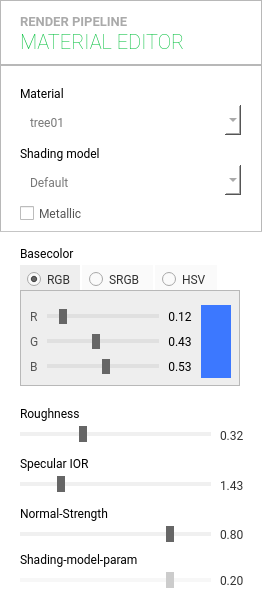
<?xml version="1.0" encoding="UTF-8"?>
<ui version="4.0">
 <class>MainWindow</class>
 <widget class="QMainWindow" name="MainWindow">
  <property name="geometry">
   <rect>
    <x>0</x>
    <y>0</y>
    <width>262</width>
    <height>608</height>
   </rect>
  </property>
  <property name="minimumSize">
   <size>
    <width>262</width>
    <height>608</height>
   </size>
  </property>
  <property name="maximumSize">
   <size>
    <width>262</width>
    <height>5560</height>
   </size>
  </property>
  <property name="windowTitle">
   <string>Render Pipeline Material Editor</string>
  </property>
  <property name="styleSheet">
   <string notr="true">QMainWindow { background: #fff;}
*, QLabel { font-family: Roboto; font-weight: 300; }

QSlider::groove:horizontal {
	border: 0;
	height: 4px;
	background: rgba(0, 0, 0, 15);
}

QSlider::handle:horizonal {
	background: #666;
	width: 8px;
	margin: -6px 0;
}

QSlider::handle:horizontal:disabled {
	background: #ccc;
}
QSlider::groove:horizontal:disabled {
	background: rgba(0, 0, 0, 8);
}

QRadioButton {
	background: #fafafa;
	padding: 4px 6px 3px;
   font-size: 12px;
	color: #333;
}

QRadioButton::indicator {
	width: 15px;
	height: 15px;
	margin-top: -1px;
}

QRadioButton:checked {
background: #eee;
}

QRadioButton:hover {
background: #eaeaea;
}

QComboBox {
border: 0;
background: #fff;
padding: 7px 10px 3px;
font-family: Roboto;
color: #777;
font-size: 12px;
}

QComboBox::down-arrow {
	border: 0;
	margin: -3px;
	background: #ddd;
	margin-left: -16px;
margin-bottom: -4px;
    image: url(&quot;:/img/down-arrow.png&quot;);
}

QCheckBox::indicator {
	border: 1px solid #aaa;
	background: #39f;
	width: 14px;
	height: 14px;
    image: url(&quot;:/img/checked.png&quot;);
}

QCheckBox {
text-transform: uppercase;
color: #555;
}

QCheckBox::indicator:unchecked {
	background: #fff;
	image: none;
}</string>
  </property>
  <widget class="QWidget" name="centralwidget">
   <layout class="QVBoxLayout" name="verticalLayout">
    <property name="spacing">
     <number>0</number>
    </property>
    <property name="margin">
     <number>0</number>
    </property>
    <item>
     <widget class="QFrame" name="frame">
      <property name="minimumSize">
       <size>
        <width>0</width>
        <height>65</height>
       </size>
      </property>
      <property name="maximumSize">
       <size>
        <width>16777215</width>
        <height>65</height>
       </size>
      </property>
      <property name="frameShape">
       <enum>QFrame::StyledPanel</enum>
      </property>
      <property name="frameShadow">
       <enum>QFrame::Raised</enum>
      </property>
      <widget class="QLabel" name="label">
       <property name="geometry">
        <rect>
         <x>20</x>
         <y>26</y>
         <width>261</width>
         <height>31</height>
        </rect>
       </property>
       <property name="styleSheet">
        <string notr="true">font-size: 20px; color: #03C03C;
font-weight: 100;</string>
       </property>
       <property name="text">
        <string>MATERIAL EDITOR</string>
       </property>
      </widget>
      <widget class="QLabel" name="label_9">
       <property name="geometry">
        <rect>
         <x>20</x>
         <y>6</y>
         <width>261</width>
         <height>31</height>
        </rect>
       </property>
       <property name="styleSheet">
        <string notr="true">font-size: 13px;
color: #aaa;
font-weight: 600;</string>
       </property>
       <property name="text">
        <string>RENDER PIPELINE</string>
       </property>
      </widget>
     </widget>
    </item>
    <item>
     <layout class="QHBoxLayout" name="horizontalLayout">
      <property name="spacing">
       <number>0</number>
      </property>
      <item>
       <widget class="QFrame" name="sidebar_material">
        <property name="minimumSize">
         <size>
          <width>0</width>
          <height>0</height>
         </size>
        </property>
        <property name="maximumSize">
         <size>
          <width>999999</width>
          <height>16777215</height>
         </size>
        </property>
        <property name="styleSheet">
         <string notr="true">QFrame { background: #eee; } QFrame&gt;QLabel { text-transform: uppercase; color: #888;  background: transparent; }</string>
        </property>
        <property name="frameShape">
         <enum>QFrame::StyledPanel</enum>
        </property>
        <property name="frameShadow">
         <enum>QFrame::Raised</enum>
        </property>
        <widget class="QLabel" name="label_2">
         <property name="geometry">
          <rect>
           <x>20</x>
           <y>20</y>
           <width>61</width>
           <height>16</height>
          </rect>
         </property>
         <property name="text">
          <string>Material</string>
         </property>
        </widget>
        <widget class="QComboBox" name="cb_material">
         <property name="geometry">
          <rect>
           <x>20</x>
           <y>40</y>
           <width>221</width>
           <height>30</height>
          </rect>
         </property>
         <item>
          <property name="text">
           <string>tree01</string>
          </property>
         </item>
        </widget>
        <widget class="QLabel" name="label_14">
         <property name="geometry">
          <rect>
           <x>20</x>
           <y>80</y>
           <width>141</width>
           <height>16</height>
          </rect>
         </property>
         <property name="text">
          <string>Shading model</string>
         </property>
        </widget>
        <widget class="QComboBox" name="cb_shading_model">
         <property name="geometry">
          <rect>
           <x>20</x>
           <y>100</y>
           <width>221</width>
           <height>30</height>
          </rect>
         </property>
         <item>
          <property name="text">
           <string>Default</string>
          </property>
         </item>
         <item>
          <property name="text">
           <string>Emissive</string>
          </property>
         </item>
         <item>
          <property name="text">
           <string>Transparent</string>
          </property>
         </item>
        </widget>
        <widget class="QCheckBox" name="cb_metallic">
         <property name="geometry">
          <rect>
           <x>20</x>
           <y>140</y>
           <width>81</width>
           <height>17</height>
          </rect>
         </property>
         <property name="text">
          <string>Metallic</string>
         </property>
        </widget>
        <widget class="QWidget" name="horizontalLayoutWidget_3">
         <property name="geometry">
          <rect>
           <x>30</x>
           <y>240</y>
           <width>201</width>
           <height>73</height>
          </rect>
         </property>
         <layout class="QHBoxLayout" name="horizontalLayout_4">
          <property name="spacing">
           <number>6</number>
          </property>
          <item>
           <layout class="QGridLayout" name="gridLayout">
            <item row="1" column="2">
             <widget class="QLabel" name="lbl_basecolor_val2">
              <property name="minimumSize">
               <size>
                <width>30</width>
                <height>0</height>
               </size>
              </property>
              <property name="maximumSize">
               <size>
                <width>30</width>
                <height>16777215</height>
               </size>
              </property>
              <property name="styleSheet">
               <string notr="true">background: transparent;</string>
              </property>
              <property name="text">
               <string>0.43</string>
              </property>
              <property name="alignment">
               <set>Qt::AlignCenter</set>
              </property>
             </widget>
            </item>
            <item row="2" column="1">
             <widget class="QSlider" name="basecolor_3">
              <property name="maximum">
               <number>100</number>
              </property>
              <property name="value">
               <number>53</number>
              </property>
              <property name="orientation">
               <enum>Qt::Horizontal</enum>
              </property>
             </widget>
            </item>
            <item row="0" column="1">
             <widget class="QSlider" name="basecolor_1">
              <property name="maximum">
               <number>100</number>
              </property>
              <property name="value">
               <number>12</number>
              </property>
              <property name="orientation">
               <enum>Qt::Horizontal</enum>
              </property>
             </widget>
            </item>
            <item row="1" column="1">
             <widget class="QSlider" name="basecolor_2">
              <property name="maximum">
               <number>100</number>
              </property>
              <property name="value">
               <number>43</number>
              </property>
              <property name="orientation">
               <enum>Qt::Horizontal</enum>
              </property>
             </widget>
            </item>
            <item row="2" column="2">
             <widget class="QLabel" name="lbl_basecolor_val3">
              <property name="minimumSize">
               <size>
                <width>30</width>
                <height>0</height>
               </size>
              </property>
              <property name="maximumSize">
               <size>
                <width>30</width>
                <height>16777215</height>
               </size>
              </property>
              <property name="styleSheet">
               <string notr="true">background: transparent;</string>
              </property>
              <property name="text">
               <string>0.53</string>
              </property>
              <property name="alignment">
               <set>Qt::AlignCenter</set>
              </property>
             </widget>
            </item>
            <item row="0" column="2">
             <widget class="QLabel" name="lbl_basecolor_val1">
              <property name="minimumSize">
               <size>
                <width>30</width>
                <height>0</height>
               </size>
              </property>
              <property name="maximumSize">
               <size>
                <width>30</width>
                <height>16777215</height>
               </size>
              </property>
              <property name="styleSheet">
               <string notr="true">background: transparent;</string>
              </property>
              <property name="text">
               <string>0.12</string>
              </property>
              <property name="alignment">
               <set>Qt::AlignCenter</set>
              </property>
             </widget>
            </item>
            <item row="0" column="0">
             <widget class="QLabel" name="lbl_basecolor1">
              <property name="minimumSize">
               <size>
                <width>11</width>
                <height>0</height>
               </size>
              </property>
              <property name="styleSheet">
               <string notr="true">background: transparent; color: #555; </string>
              </property>
              <property name="text">
               <string>R</string>
              </property>
             </widget>
            </item>
            <item row="1" column="0">
             <widget class="QLabel" name="lbl_basecolor2">
              <property name="minimumSize">
               <size>
                <width>11</width>
                <height>0</height>
               </size>
              </property>
              <property name="styleSheet">
               <string notr="true">background: transparent; color: #555; </string>
              </property>
              <property name="text">
               <string>G</string>
              </property>
             </widget>
            </item>
            <item row="2" column="0">
             <widget class="QLabel" name="lbl_basecolor3">
              <property name="minimumSize">
               <size>
                <width>11</width>
                <height>0</height>
               </size>
              </property>
              <property name="styleSheet">
               <string notr="true">background: transparent; color: #555; </string>
              </property>
              <property name="text">
               <string>B</string>
              </property>
             </widget>
            </item>
           </layout>
          </item>
          <item>
           <widget class="QLabel" name="lbl_color_preview">
            <property name="minimumSize">
             <size>
              <width>30</width>
              <height>0</height>
             </size>
            </property>
            <property name="maximumSize">
             <size>
              <width>30</width>
              <height>16777215</height>
             </size>
            </property>
            <property name="styleSheet">
             <string notr="true">background: rgba(60, 120, 255);</string>
            </property>
            <property name="text">
             <string/>
            </property>
           </widget>
          </item>
         </layout>
        </widget>
        <widget class="QLabel" name="label_15">
         <property name="geometry">
          <rect>
           <x>20</x>
           <y>180</y>
           <width>131</width>
           <height>16</height>
          </rect>
         </property>
         <property name="text">
          <string>Basecolor</string>
         </property>
        </widget>
        <widget class="QLabel" name="label_16">
         <property name="geometry">
          <rect>
           <x>20</x>
           <y>340</y>
           <width>131</width>
           <height>16</height>
          </rect>
         </property>
         <property name="text">
          <string>Roughness</string>
         </property>
        </widget>
        <widget class="QSlider" name="slider_roughness">
         <property name="geometry">
          <rect>
           <x>20</x>
           <y>360</y>
           <width>191</width>
           <height>19</height>
          </rect>
         </property>
         <property name="maximum">
          <number>100</number>
         </property>
         <property name="value">
          <number>32</number>
         </property>
         <property name="orientation">
          <enum>Qt::Horizontal</enum>
         </property>
        </widget>
        <widget class="QLabel" name="label_17">
         <property name="geometry">
          <rect>
           <x>20</x>
           <y>390</y>
           <width>131</width>
           <height>16</height>
          </rect>
         </property>
         <property name="text">
          <string>Specular IOR</string>
         </property>
        </widget>
        <widget class="QSlider" name="slider_specular">
         <property name="geometry">
          <rect>
           <x>20</x>
           <y>410</y>
           <width>191</width>
           <height>19</height>
          </rect>
         </property>
         <property name="maximum">
          <number>100</number>
         </property>
         <property name="sliderPosition">
          <number>20</number>
         </property>
         <property name="orientation">
          <enum>Qt::Horizontal</enum>
         </property>
        </widget>
        <widget class="QLabel" name="label_18">
         <property name="geometry">
          <rect>
           <x>20</x>
           <y>440</y>
           <width>131</width>
           <height>16</height>
          </rect>
         </property>
         <property name="text">
          <string>Normal-Strength</string>
         </property>
        </widget>
        <widget class="QSlider" name="slider_normal">
         <property name="geometry">
          <rect>
           <x>20</x>
           <y>460</y>
           <width>191</width>
           <height>19</height>
          </rect>
         </property>
         <property name="maximum">
          <number>100</number>
         </property>
         <property name="sliderPosition">
          <number>80</number>
         </property>
         <property name="orientation">
          <enum>Qt::Horizontal</enum>
         </property>
        </widget>
        <widget class="QLabel" name="lbl_roughness">
         <property name="geometry">
          <rect>
           <x>220</x>
           <y>360</y>
           <width>31</width>
           <height>20</height>
          </rect>
         </property>
         <property name="styleSheet">
          <string notr="true">color: #333;</string>
         </property>
         <property name="text">
          <string>0.32</string>
         </property>
        </widget>
        <widget class="QLabel" name="lbl_specular">
         <property name="geometry">
          <rect>
           <x>220</x>
           <y>410</y>
           <width>31</width>
           <height>20</height>
          </rect>
         </property>
         <property name="styleSheet">
          <string notr="true">color: #333;</string>
         </property>
         <property name="text">
          <string>1.43</string>
         </property>
        </widget>
        <widget class="QLabel" name="lbl_normal">
         <property name="geometry">
          <rect>
           <x>220</x>
           <y>459</y>
           <width>31</width>
           <height>20</height>
          </rect>
         </property>
         <property name="styleSheet">
          <string notr="true">color: #333;</string>
         </property>
         <property name="text">
          <string>0.80</string>
         </property>
        </widget>
        <widget class="QFrame" name="frame_2">
         <property name="geometry">
          <rect>
           <x>-10</x>
           <y>166</y>
           <width>311</width>
           <height>561</height>
          </rect>
         </property>
         <property name="styleSheet">
          <string notr="true">QFrame { background: #fff; }</string>
         </property>
         <property name="frameShape">
          <enum>QFrame::StyledPanel</enum>
         </property>
         <property name="frameShadow">
          <enum>QFrame::Raised</enum>
         </property>
         <widget class="QLabel" name="lbl_param1">
          <property name="geometry">
           <rect>
            <x>230</x>
            <y>339</y>
            <width>31</width>
            <height>20</height>
           </rect>
          </property>
          <property name="styleSheet">
           <string notr="true">color: #333;</string>
          </property>
          <property name="text">
           <string>0.20</string>
          </property>
         </widget>
         <widget class="QSlider" name="slider_param1">
          <property name="enabled">
           <bool>false</bool>
          </property>
          <property name="geometry">
           <rect>
            <x>30</x>
            <y>340</y>
            <width>191</width>
            <height>19</height>
           </rect>
          </property>
          <property name="maximum">
           <number>100</number>
          </property>
          <property name="sliderPosition">
           <number>80</number>
          </property>
          <property name="orientation">
           <enum>Qt::Horizontal</enum>
          </property>
         </widget>
         <widget class="QLabel" name="lbl_shading_model_param1">
          <property name="geometry">
           <rect>
            <x>30</x>
            <y>320</y>
            <width>141</width>
            <height>16</height>
           </rect>
          </property>
          <property name="text">
           <string>Shading-model-param</string>
          </property>
         </widget>
         <widget class="QRadioButton" name="cb_rgb">
          <property name="geometry">
           <rect>
            <x>30</x>
            <y>34</y>
            <width>60</width>
            <height>27</height>
           </rect>
          </property>
          <property name="text">
           <string>RGB</string>
          </property>
          <property name="checked">
           <bool>true</bool>
          </property>
         </widget>
         <widget class="QRadioButton" name="cb_srgb">
          <property name="geometry">
           <rect>
            <x>92</x>
            <y>34</y>
            <width>71</width>
            <height>27</height>
           </rect>
          </property>
          <property name="text">
           <string>SRGB</string>
          </property>
         </widget>
         <widget class="QRadioButton" name="cb_hsv">
          <property name="geometry">
           <rect>
            <x>165</x>
            <y>34</y>
            <width>62</width>
            <height>27</height>
           </rect>
          </property>
          <property name="text">
           <string>HSV</string>
          </property>
         </widget>
         <widget class="QFrame" name="frame_3">
          <property name="geometry">
           <rect>
            <x>30</x>
            <y>59</y>
            <width>220</width>
            <height>96</height>
           </rect>
          </property>
          <property name="styleSheet">
           <string notr="true">QFrame { background: #eee; }</string>
          </property>
          <property name="frameShape">
           <enum>QFrame::StyledPanel</enum>
          </property>
          <property name="frameShadow">
           <enum>QFrame::Raised</enum>
          </property>
         </widget>
         <zorder>lbl_param1</zorder>
         <zorder>slider_param1</zorder>
         <zorder>lbl_shading_model_param1</zorder>
         <zorder>cb_rgb</zorder>
         <zorder>cb_srgb</zorder>
         <zorder>lbl_basecolor_val1</zorder>
         <zorder>cb_hsv</zorder>
         <zorder>frame_3</zorder>
        </widget>
        <zorder>frame_2</zorder>
        <zorder>label_2</zorder>
        <zorder>cb_material</zorder>
        <zorder>label_14</zorder>
        <zorder>cb_shading_model</zorder>
        <zorder>cb_metallic</zorder>
        <zorder>horizontalLayoutWidget_3</zorder>
        <zorder>label_15</zorder>
        <zorder>label_16</zorder>
        <zorder>slider_roughness</zorder>
        <zorder>label_17</zorder>
        <zorder>slider_specular</zorder>
        <zorder>label_18</zorder>
        <zorder>slider_normal</zorder>
        <zorder>lbl_roughness</zorder>
        <zorder>lbl_specular</zorder>
        <zorder>lbl_normal</zorder>
       </widget>
      </item>
     </layout>
    </item>
   </layout>
  </widget>
 </widget>
 <resources>
  <include location="resources.qrc"/>
 </resources>
 <connections/>
</ui>
